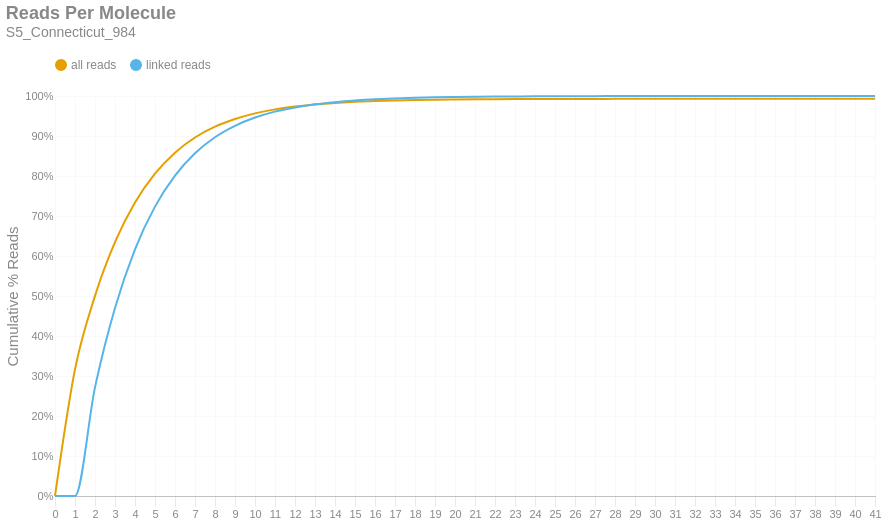

Notebook code cell kept with this figure:
### Markdown cell above
### Reads per Molecule
This chart shows the cumulative distribution of the number of reads per linked molecule. That is, how many alignments are associated with a unique molecule. This excludes the number of reads associated with invalid or absent linked-read barcodes. The `linked` histogram is the percentages recalculated when disregarding singletons.

### Code cell
if SKIPLR:
    print_html(f"Skipped")
else:
    counts = np.bincount(valids['reads'].cast(pl.Int64).to_numpy())
    weighted = counts * np.arange(len(counts))
    all_perc = weighted / n_reads
    linked_perc = weighted / n_linked_reads
    linked_perc[1] = 0
    binned_df = pl.DataFrame({
        'readsper': list(range(len(counts))),
        'all reads (cumsum)': np.cumsum(all_perc).tolist(),
        'linked reads (cumsum)': np.cumsum(linked_perc).tolist(),
    })

    with SafeRender(binned_df):
        (
            density_plot(binned_df, 'Reads Per Molecule', samplename, 'readspmol')
            .encode(
                x=alt.X('readsper:O', title=None).axis(labelAngle=0).scale(padding=0),
                y=alt.Y('value:Q', title='Cumulative % Reads').axis(format='%').stack(False),
                color=alt.Color("key:N").scale(domain=["all reads", "linked reads"]),
                tooltip=[
                    alt.Tooltip("key:N", title="Data Type"),
                    alt.Tooltip("readsper:O", title="Reads Per Molecule"),
                    alt.Tooltip("value:Q", format=".2%", title="% Reads (Cum.)")
                ]            
            )
        ).display()

### Figure 1 — Vega-Lite specification as saved in the notebook (floating-point values rounded to 4 significant figures)
{"width": "container", "height": 400, "config": {"title": {"anchor": "start", "dy": -15, "fontSize": 18, "color": "#888888", "subtitleColor": "#888888", "subtitleFontSize": 14}, "arc": {"fill": "#0072B2"}, "axis": {"domainColor": "#888888", "domainWidth": 0.5, "gridWidth": 0.2, "grid": false, "titleFontWeight": 400, "titleFontSize": 15, "labelFontSize": 11, "labelColor": "#888888", "tickColor": "#888888", "tickWidth": 0.2, "titleColor": "#888888"}, "axisBand": {"grid": false}, "axisX": {"grid": true, "tickSize": 10, "domainCap": "round"}, "axisY": {"domain": false, "grid": true, "tickSize": 0, "domainCap": "round"}, "background": "transparent", "header": {"labelFontSize": 15, "labelColor": "#888888", "titleFontSize": 15, "titleFontWeight": 600, "titleColor": "#888888"}, "legend": {"labelFont": "sans-serif", "labelFontSize": 12, "labelColor": "#888888", "symbolSize": 100, "symbolType": "circle", "titleFontSize": 12, "titlePadding": 10, "titleColor": "#888888", "title": null, "orient": "top"}, "range": {"category": ["#E69F00", "#56B4E9", "#009E73", "#F0E442", "#0072B2", "#D55E00", "#CC79A7", "#000000"], "diverging": ["#cfe8f3", "#a2d4ec", "#73bfe2", "#46abdb", "#1696d2", "#12719e"]}, "area": {"fill": "#0072B2", "fillOpacity": 0.7, "line": true, "strokeOpacity": 0.7}, "line": {"color": "#0072B2", "stroke": "#0072B2", "strokeWidth": 2}, "trail": {"color": "#0072B2", "stroke": "#0072B2", "strokeWidth": 0, "size": 1}, "point": {"filled": true, "fillOpacity": 1.0, "size": 95}, "text": {"color": "#888888", "fontSize": 11, "align": "right", "fontWeight": 400, "size": 11}, "bar": {"fill": "#0072B2", "stroke": null}, "view": {"stroke": null, "continuousWidth": 660, "continuousHeight": 400}}, "data": {"name": "data-6d2cc2940e70c54e626c9e71a2a2b457"}, "mark": {"type": "line", "interpolate": "monotone", "point": {"opacity": 0, "size": 275}}, "encoding": {"color": {"field": "key", "scale": {"domain": ["all reads", "linked reads"]}, "type": "nominal"}, "tooltip": [{"field": "key", "title": "Data Type", "type": "nominal"}, {"field": "readsper", "title": "Reads Per Molecule", "type": "ordinal"}, {"field": "value", "format": ".2%", "title": "% Reads (Cum.)", "type": "quantitative"}], "x": {"axis": {"labelAngle": 0}, "field": "readsper", "scale": {"padding": 0}, "title": null, "type": "ordinal"}, "y": {"axis": {"format": "%"}, "field": "value", "stack": false, "title": "Cumulative % Reads", "type": "quantitative"}}, "params": [{"name": "param_c36ac31b6afebe62", "select": {"type": "point", "fields": ["key"]}, "bind": "legend"}], "title": {"text": "Reads Per Molecule", "subtitle": "S5_Connecticut_984"}, "transform": [{"fold": ["all reads (cumsum)", "linked reads (cumsum)"]}, {"calculate": "replace(datum.key, ' (cumsum)', '')", "as": "key"}, {"filter": {"param": "param_c36ac31b6afebe62"}}], "usermeta": {"embedOptions": {"downloadFileName": "S5_Connecticut_984.readspmol"}}, "$schema": "https://vega.github.io/schema/vega-lite/v6.1.0.json", "datasets": {"data-6d2cc2940e70c54e626c9e71a2a2b457": [{"readsper": 0, "all reads (cumsum)": 0.0, "linked reads (cumsum)": 0.0}, {"readsper": 1, "all reads (cumsum)": 0.3167, "linked reads (cumsum)": 0.0}, {"readsper": 2, "all reads (cumsum)": 0.5004, "linked reads (cumsum)": 0.2716}, {"readsper": 3, "all reads (cumsum)": 0.6347, "linked reads (cumsum)": 0.4701}, {"readsper": 4, "all reads (cumsum)": 0.7339, "linked reads (cumsum)": 0.6168}, {"readsper": 5, "all reads (cumsum)": 0.8059, "linked reads (cumsum)": 0.7234}, {"readsper": 6, "all reads (cumsum)": 0.8583, "linked reads (cumsum)": 0.8008}, {"readsper": 7, "all reads (cumsum)": 0.8962, "linked reads (cumsum)": 0.8569}, {"readsper": 8, "all reads (cumsum)": 0.9233, "linked reads (cumsum)": 0.8969}, {"readsper": 9, "all reads (cumsum)": 0.9426, "linked reads (cumsum)": 0.9255}, {"readsper": 10, "all reads (cumsum)": 0.9566, "linked reads (cumsum)": 0.9461}, {"readsper": 11, "all reads (cumsum)": 0.9665, "linked reads (cumsum)": 0.9609}, {"readsper": 12, "all reads (cumsum)": 0.9735, "linked reads (cumsum)": 0.9712}, {"readsper": 13, "all reads (cumsum)": 0.979, "linked reads (cumsum)": 0.9792}, {"readsper": 14, "all reads (cumsum)": 0.9826, "linked reads (cumsum)": 0.9847}, {"readsper": 15, "all reads (cumsum)": 0.9854, "linked reads (cumsum)": 0.9888}, {"readsper": 16, "all reads (cumsum)": 0.9874, "linked reads (cumsum)": 0.9917}, {"readsper": 17, "all reads (cumsum)": 0.9888, "linked reads (cumsum)": 0.9937}, {"readsper": 18, "all reads (cumsum)": 0.9899, "linked reads (cumsum)": 0.9953}, {"readsper": 19, "all reads (cumsum)": 0.9907, "linked reads (cumsum)": 0.9966}, {"readsper": 20, "all reads (cumsum)": 0.9912, "linked reads (cumsum)": 0.9973}, {"readsper": 21, "all reads (cumsum)": 0.9916, "linked reads (cumsum)": 0.998}, {"readsper": 22, "all reads (cumsum)": 0.992, "linked reads (cumsum)": 0.9985}, {"readsper": 23, "all reads (cumsum)": 0.9922, "linked reads (cumsum)": 0.9988}, {"readsper": 24, "all reads (cumsum)": 0.9924, "linked reads (cumsum)": 0.9991}, {"readsper": 25, "all reads (cumsum)": 0.9926, "linked reads (cumsum)": 0.9993}, {"readsper": 26, "all reads (cumsum)": 0.9927, "linked reads (cumsum)": 0.9995}, {"readsper": 27, "all reads (cumsum)": 0.9928, "linked reads (cumsum)": 0.9996}, {"readsper": 28, "all reads (cumsum)": 0.9928, "linked reads (cumsum)": 0.9997}, {"readsper": 29, "all reads (cumsum)": 0.9929, "linked reads (cumsum)": 0.9998}, {"readsper": 30, "all reads (cumsum)": 0.9929, "linked reads (cumsum)": 0.9998}, {"readsper": 31, "all reads (cumsum)": 0.9929, "linked reads (cumsum)": 0.9999}, {"readsper": 32, "all reads (cumsum)": 0.993, "linked reads (cumsum)": 0.9999}, {"readsper": 33, "all reads (cumsum)": 0.993, "linked reads (cumsum)": 0.9999}, {"readsper": 34, "all reads (cumsum)": 0.993, "linked reads (cumsum)": 1.0}, {"readsper": 35, "all reads (cumsum)": 0.993, "linked reads (cumsum)": 1.0}, {"readsper": 36, "all reads (cumsum)": 0.993, "linked reads (cumsum)": 1.0}, {"readsper": 37, "all reads (cumsum)": 0.993, "linked reads (cumsum)": 1.0}, {"readsper": 38, "all reads (cumsum)": 0.993, "linked reads (cumsum)": 1.0}, {"readsper": 39, "all reads (cumsum)": 0.993, "linked reads (cumsum)": 1.0}, {"readsper": 40, "all reads (cumsum)": 0.993, "linked reads (cumsum)": 1.0}, {"readsper": 41, "all reads (cumsum)": 0.993, "linked reads (cumsum)": 1.0}]}}
